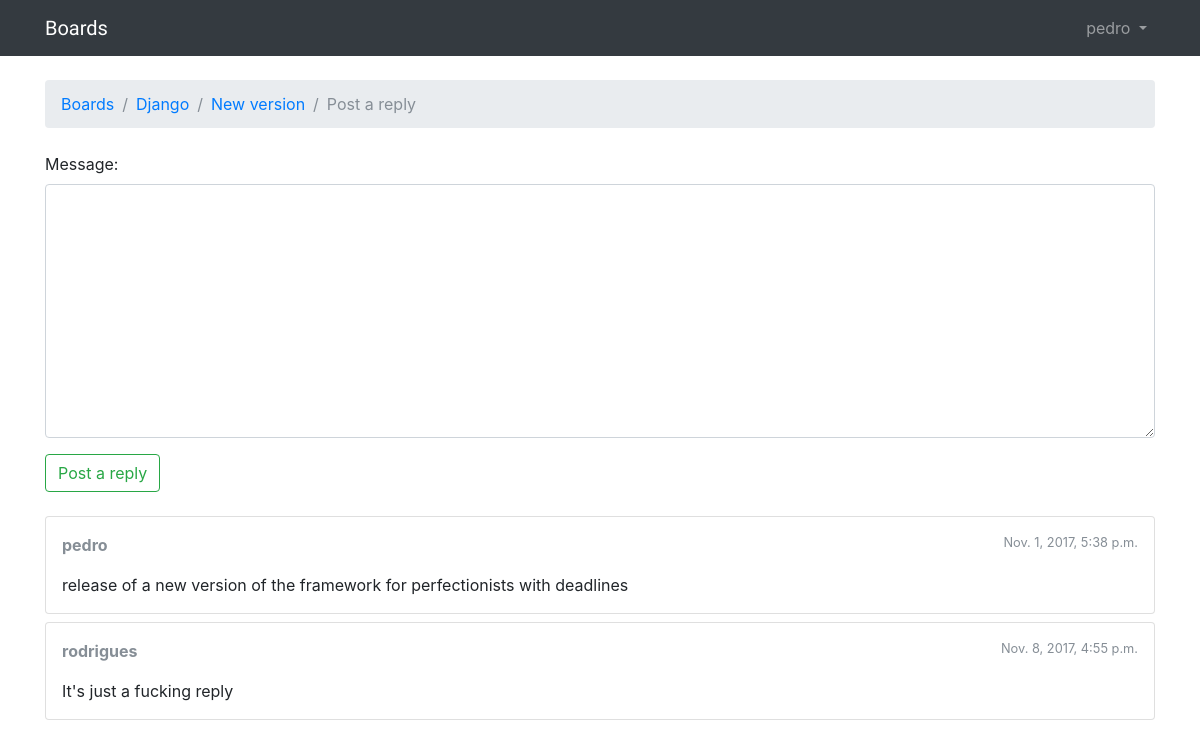
Page /boards/1/topics/1/reply/ (signed in) on the committed database.
### boards/models.py (models this page shows, shortened)
class Topic(models.Model):
    subject = models.CharField(max_length=255)
    last_updated = models.DateTimeField(auto_now_add=True)
    board = models.ForeignKey(Board, related_name='topics')
    starter = models.ForeignKey(User, related_name='topics')

class Board(models.Model):
    name = models.CharField(max_length=30, unique=True)
    description = models.CharField(max_length=100)

class Post(models.Model):
    message = models.TextField(max_length=4000)
    topic = models.ForeignKey(Topic, related_name='posts')
    created_at = models.DateTimeField(auto_now_add=True)
    updated_at = models.DateTimeField(null=True)
    created_by = models.ForeignKey(User, related_name='posts')
    updated_by = models.ForeignKey(User, null=True, related_name='+')

### boards/views.py (the view)
# urls.py: url(r'^boards/(?P<pk>\d+)/topics/(?P<topic_pk>\d+)/reply/$', boards_views.reply_topic, name='reply_topic'),
@login_required
def reply_topic(request, pk, topic_pk):
    topic = get_object_or_404(Topic, board__pk=pk, pk=topic_pk)
    if request.method == 'POST':
        form = PostForm(request.POST)
        if form.is_valid():
            post = form.save(commit=False)
            post.topic = topic
            post.created_by = request.user
            post.save()
            return redirect('topic_posts', pk=pk, topic_pk=topic_pk)
    else:
        form = PostForm()
    return render(request, 'reply_topic.html', {'topic': topic, 'form': form})

### boards/forms.py
class PostForm(forms.ModelForm):
    class Meta:
        model = Post
        fields = ['message']

### boards/templatetags/form_tags.py (called while the page is built)
@register.filter
def input_class(bound_field):
    css_class = ''
    if bound_field.form.is_bound:
        if bound_field.errors:
            css_class = 'is-invalid'
        elif field_type(bound_field) != 'PasswordInput':
            css_class = 'is-valid'
    return 'form-control {}'.format(css_class)

### templates/reply_topic.html (shortened to what this page needs)
{% extends 'base.html' %}
{% load static %}
{% block breadcrumb %}
  <li class="breadcrumb-item"><a href="{% url 'home' %}">Boards</a></li>
  <li class="breadcrumb-item"><a href="{% url 'board_topics' topic.board.pk %}">{{ topic.board.name }}</a></li>
  <li class="breadcrumb-item"><a href="{% url 'topic_posts' topic.board.pk topic.pk %}">{{ topic.subject }}</a></li>
  <li class="breadcrumb-item active">Post a reply</li>
{% endblock %}
{% block content %}
  <form method="post" class="mb-4">
    {% include 'includes/form.html' %}
    <button type="submit" class="btn btn-outline-success">Post a reply</button>
  </form>
  {% for post in topic.posts.all %}
    <div class="card mb-2">
      <div class="card-body p-3">
        <div class="row mb-3">
          <div class="col-6">
            <strong class="text-muted">{{ post.created_by.username }}</strong>
          </div>
          <div class="col-6 text-right">
            <small class="text-muted">{{ post.created_at }}</small>
          </div>
        </div>
        {{ post.message }}
      </div>
    </div>
  {% endfor %}
{% endblock %}

### templates/base.html (shortened to what this page needs)
{% load static %}
<html>
    <head>
        <link rel="stylesheet" href="{% static 'css/bootstrap.min.css' %}">
        <link rel="stylesheet" href="{% static 'css/app.css' %}">
    </head>
    <body>
        {% block body %}
        <nav class="navbar navbar-expand-sm navbar-dark bg-dark">
            <div class="container">
              <a class="navbar-brand" href="{% url 'home' %}">Boards</a>
              <div class="collapse navbar-collapse" id="mainMenu">
                {% if user.is_authenticated %}
                  <ul class="navbar-nav ml-auto">
                    <li class="nav-item dropdown">
                      <a class="nav-link dropdown-toggle" href="#" id="userMenu" data-toggle="dropdown" aria-haspopup="true" aria-expanded="false">
                        {{ user.username }}
                      </a>
                    </li>
                  </ul>
                {% else %}
                  <form class="form-inline ml-auto" style="margin-bottom: 0px;">
                    <a href="{% url 'login' %}" class="btn btn-outline-secondary">Login</a>
                    <a href="{% url 'signup' %}" class="btn btn-outline-primary ml-2">Signup</a>
                  </form>
                {% endif %}
              </div>
            </div>
          </nav>
            <div class="container">
              <ol class="breadcrumb my-4">
                {% block breadcrumb %}
                {% endblock %}
              </ol>
              {% block content %}
              {% endblock %}
            </div>
        {% endblock body %}
    </body>
</html>

### static/css/app.css (style rules this page uses)
.navbar-brand { font-family: 'Saira', sans-serif; }

### rows in the picture
Topic: board.name "Django", subject "New version"
Post: created_by.username "pedro", created_at "Nov. 1, 2017, 5:38 p.m.", message "release of a new version of the framework for perfectionists with deadlines"
Post: created_by.username "rodrigues", created_at "Nov. 8, 2017, 4:55 p.m.", message "It's just a fucking reply"

### other values in the picture
{{ user.username }} "pedro"
{{ field.label_tag }} "Message:"
